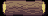

A 2D game scene composited from a Tiled map and its tileset images. What follows is a short description and the map's XML, with every tile layer's data as written:
An orthogonal 3x1 tile map with 16x16 px tiles, 1 tile layer (object) and 1 object (collision).

<map version="1.2" tiledversion="1.2.4" orientation="orthogonal" renderorder="right-down" width="3" height="1" tilewidth="16" tileheight="16" infinite="0" nextlayerid="3" nextobjectid="2">
 <tileset firstgid="1" source="../MapTextures/Overworld.tsx" />
 <layer id="1" name="object" width="3" height="1">
  <data encoding="csv">
204,205,206
</data>
 </layer>
 <objectgroup id="2" name="Collision">
  <object id="1" name="collision" x="2" y="8">
   <polygon points="0,0 43.6667,0.666667 43.3333,8 -0.333333,7.66667" />
  </object>
 </objectgroup>
</map>
